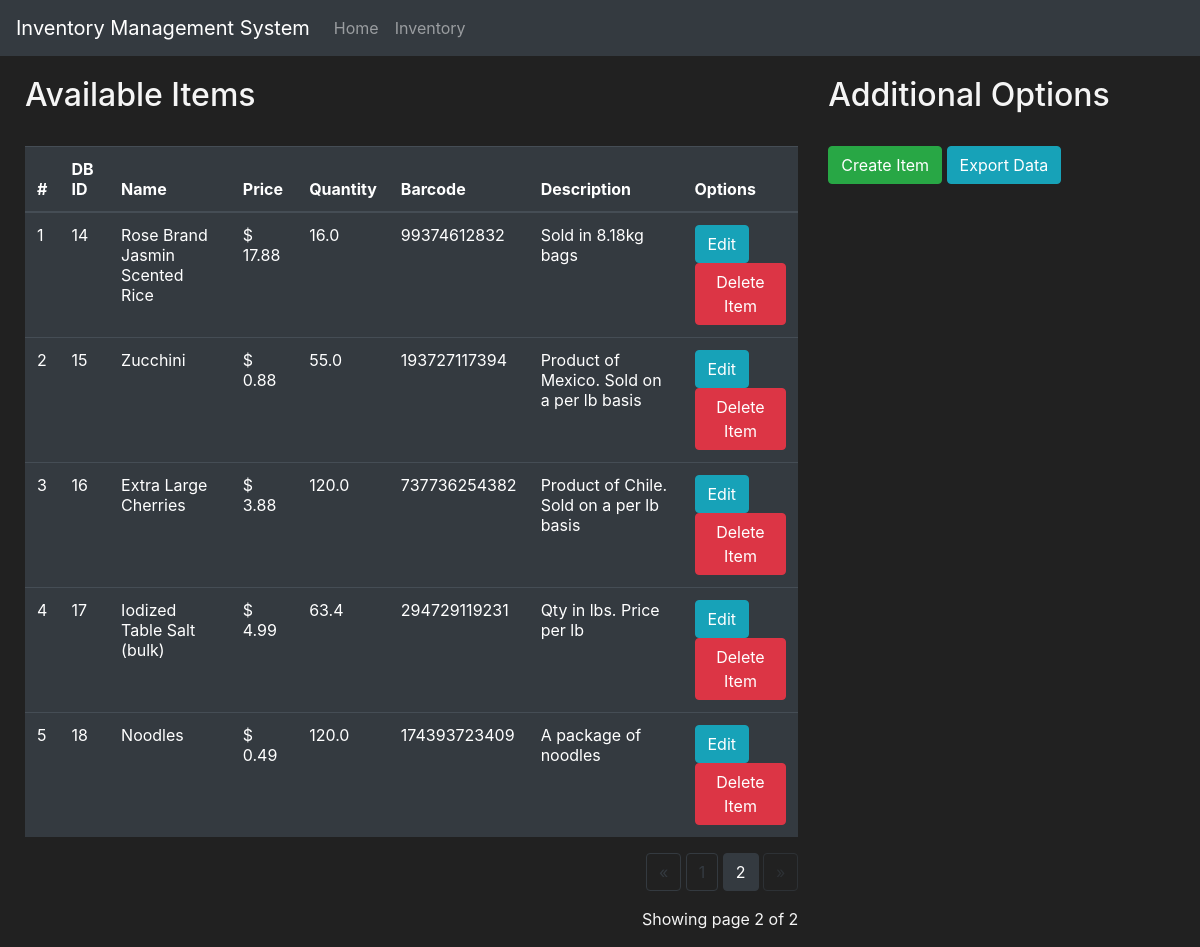
/inventory?page=2, run on the app's committed database.
### inventory/models.py (models this page shows)
class Item(db.Model):
    id = db.Column(db.Integer(), primary_key = True)
    name = db.Column(db.String(length = 30), nullable = False)
    price = db.Column(db.Float(), nullable = False)
    quantity = db.Column(db.Float(), nullable = False)
    barcode = db.Column(db.String(length = 12), nullable = False, unique = True)
    description = db.Column(db.String(length = 1024), nullable = False)

### inventory/routes.py (the view, shortened to what this page needs)
@app.route('/inventory', methods=['GET', 'POST'])
def inventory_page():
    deleting_form = DeleteItemForm()
    creating_form = CreateItemForm()
    editing_form = EditItemForm()
    items_displayed_per_page = 10
    if request.method == "GET":
        page = request.args.get('page', 1, type = int)
        items = Item.query.paginate(page = page, per_page = items_displayed_per_page)
        return render_template('inventory.html', items=items, deleting_form = deleting_form, creating_form = creating_form, editing_form = editing_form)

### inventory/templates/inventory.html (shortened to what this page needs)
{% extends 'base.html' %}
{% block content %}
    <div class = "row" style="margin-top:20px; margin-left:10px">
        <div class="col-8">
            <h2>Available Items</h2>
            <br>
            <table class="table table-hover table-dark">
                <thead>
                    <tr>
                        <th scope="col">#</th>
                        <th scope="col">DB ID</th>
                        <th scope="col">Name</th>
                        <th scope="col">Price</th>
                        <th scope="col">Quantity</th>
                        <th scope="col">Barcode</th>
                        <th scope="col">Description</th>
                        <th scope="col">Options</th>
                    </tr>
                </thead>
                <tbody>
                    {% for item in items.items %}
                    <tr>
                        <td>{{ loop.index}}</td>
                        <td>{{ item.id }}</td>
                        <td>{{ item.name }}</td>
                        <td>$ {{'%0.2f'| format(item.price|float)}}</td>
                        <td>{{ item.quantity }}</td>
                        <td>{{ item.barcode }}</td>
                        <td>{{ item.description }}</td>
                        <td>
                            <button class="btn btn-outline btn-info" data-toggle="modal" data-target="#Modal-Edit-{{ item.id }}">Edit</button>
                            <button class="btn btn-outline btn-danger" data-toggle="modal" data-target="#Modal-Delete-{{ item.id }}">Delete Item</button>
                        </td>
                    </tr>
                    {% endfor %}
                </tbody>
            </table>
            <div class="text-right">
                <a href="{{ url_for('inventory_page', page=items.prev_num) }}"
                class="btn btn-outline-dark
                {% if items.page == 1 %}disabled{% endif %}">
                    &laquo;
                </a>
                {% for page_num in items.iter_pages(left_edge=1, right_edge=1, left_current=1, right_current=2) %}
                    {% if page_num %}
                        {% if items.page == page_num %}
                            <a href="{{ url_for('inventory_page', page=page_num) }}"
                            class="btn btn-dark">
                                {{ page_num }}
                            </a>
                        {% else %}
                            <a href="{{ url_for('inventory_page', page=page_num) }}"
                            class="btn btn-outline-dark">
                                {{ page_num }}
                            </a>
                        {% endif %}
                    {% else %}
                        ...
                    {% endif %}
                {% endfor %}
                <a href="{{ url_for('inventory_page', page=items.next_num) }}" class="btn btn-outline-dark {% if items.page == items.pages %}disabled{% endif %}">
                </a>
            </div>
            <p class="text-right mt-3">
                Showing page {{ items.page }} of {{ items.pages }}
            </p>
        </div>
        <div class="col-4">
            <h2>Additional Options</h2>
            <br>
            <button class="btn btn-outline btn-success" data-toggle="modal" data-target="#Modal-CreateItem">Create Item</button>
            <a href="{{ url_for('export_page') }}" class="btn btn-outline btn-info">Export Data</a>
        </div>
    </div>
{% endblock %}

### inventory/templates/base.html (style rules this page uses)
body { background-color: #212121; color: whitesmoke }

### data on the page
Item: id "14", name "Rose Brand Jasmin Scented Rice", price "17.88", quantity "16.0", barcode "99374612832", description "Sold in 8.18kg bags"
Item: id "15", name "Zucchini", price "0.88", quantity "55.0", barcode "193727117394", description "Product of Mexico. Sold on a per lb basis"
Item: id "16", name "Extra Large Cherries", price "3.88", quantity "120.0", barcode "737736254382", description "Product of Chile. Sold on a per lb basis"
Item: id "17", name "Iodized Table Salt (bulk)", price "4.99", quantity "63.4", barcode "294729119231", description "Qty in lbs. Price per lb"
Item: id "18", name "Noodles", price "0.49", quantity "120.0", barcode "174393723409", description "A package of noodles"

### other printed values
{{ page_num }} "1"
{{ page_num }} "2"
{{ items.page }} "2"
{{ items.pages }} "2"
